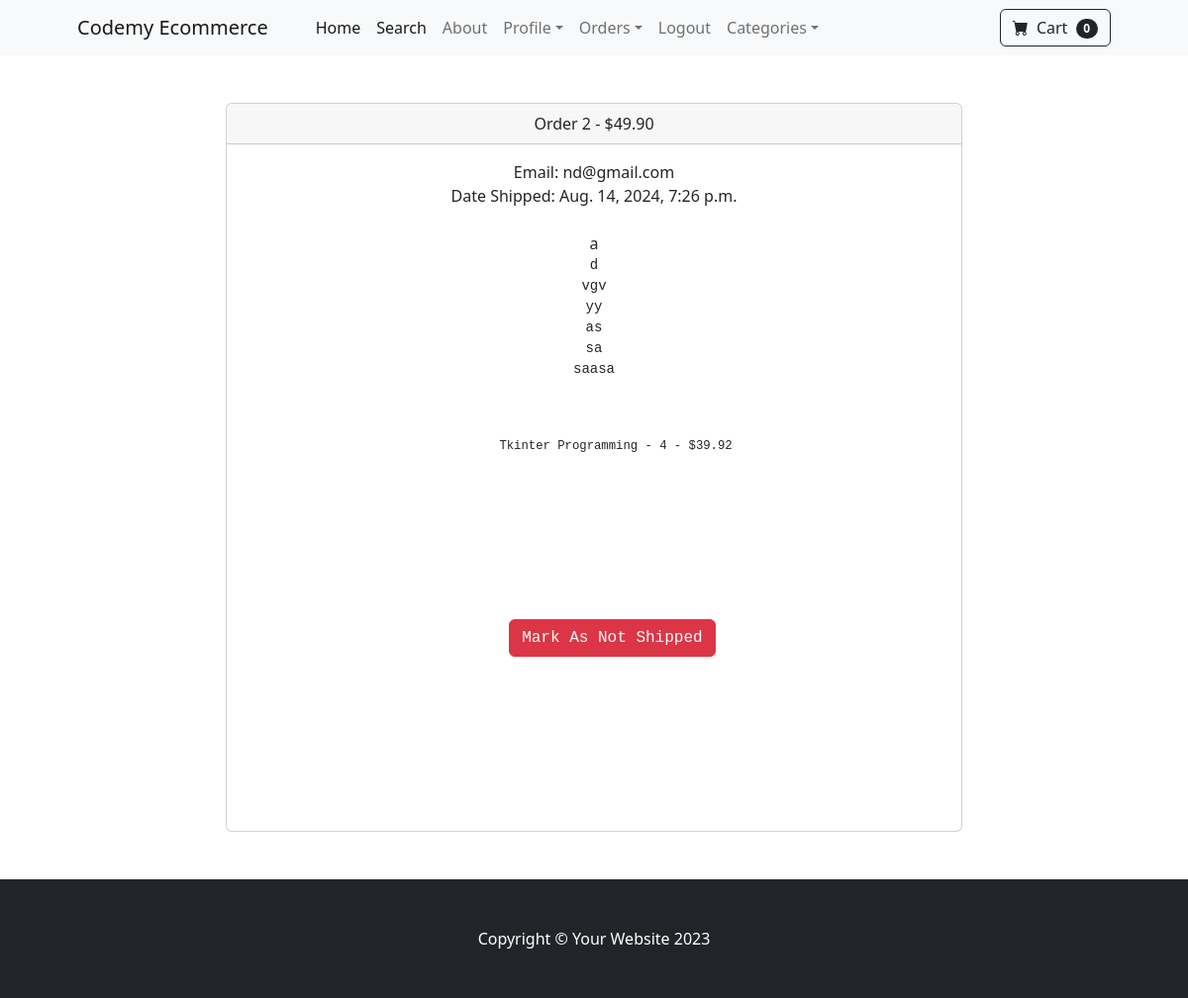
The app's page /payment/orders/2 (signed in) with its own data.
### payment/models.py (models this page shows, shortened)
class Order(models.Model):
    user = models.ForeignKey(User, on_delete=models.CASCADE, null=True, blank=True)
    full_name = models. CharField(max_length=250)
    email = models. EmailField(max_length=250)
    shipping_address = models.TextField(max_length=15000)
    amount_paid = models.DecimalField(max_digits=7, decimal_places=2)
    date_ordered = models.DateTimeField(auto_now_add=True)
    shipped = models.BooleanField(default=False)
    date_shipped = models.DateTimeField(blank=True , null=True)

class OrderItem(models.Model):
    order = models. ForeignKey(Order, on_delete=models.CASCADE, null=True)
    product = models. ForeignKey (Product, on_delete=models.CASCADE, null=True)
    user = models. ForeignKey (User, on_delete=models.CASCADE, null=True)
    quantity = models. PositiveBigIntegerField(default=1)
    price = models.DecimalField(max_digits=7, decimal_places=2)

### store/models.py (models this page shows)
class Product(models.Model):
    name = models.CharField(max_length=100 )
    price = models.DecimalField(default=0, decimal_places=2, max_digits=6)
    category = models.ForeignKey(Category , on_delete = models.CASCADE, default=1)
    description = models.CharField(max_length=250, default='', blank=True, null=True)
    image = models.ImageField(upload_to='uploads/product/')
    is_sale = models.BooleanField(default=False)
    sale_price = models.DecimalField(default=0, decimal_places=2, max_digits=6)
    def __str__(self):
        return self.name

### payment/views.py (the view, shortened to what this page needs)
# urls.py: path('orders/<int:pk>', views.orders , name='orders'),
def orders(request , pk):
    if request.user.is_authenticated and request.user.is_superuser:
        order = Order.objects.get(id=pk)
        items = OrderItem.objects.filter(order=pk)
        return render(request, 'payment/orders.html', {"order":order, "items":items})
    else:
        messages.success (request, "Access Denied")
        return redirect('home')

### cart/cart.py (called while the page is built)
    def __len__(self):
        return len(self.cart)

### cart/context_processors.py (called while the page is built)
def cart(request):
    context = {
        'cart':Cart (request)
    }
    return context

### payment/templates/payment/orders.html (shortened to what this page needs)
{% extends 'base.html' %}
{% block content %}
        <div class="container">
            <div class="row">
                <center>
                    <div class="col-8">
                        <br/><br/>
<div class="card">
  <div class="card-header">
    Order {{ order.id }} - ${{ order.amount_paid }}
  </div>
  <div class="card-body">
    Email: {{ order.email }}<br/>
    {% if order.date_shipped %}
      Date Shipped: {{ order.date_shipped}}
    {% else %}
      Date Ordered: {{ order.date_ordered}}
    {% endif %}
    <br/><br/>
    {{ order.full_name }}<br/>
    <pre>{{ order.shipping_address }}
    <pre/>
    {% for item in items %}
      {{ item.product }} - {{ item.quantity }} - ${{ item.price }}<br/>
    {% endfor %}
    <br/><br/>
    {% if not order.shipped %}
    <form method="POST">
      {% csrf_token %}
      <input type="hidden" name="shipping_status" value="true">
      <button type="Submit" class="btn btn-success">Mark As Shipped</button>
    <form/>
    {% else %}
    <from method="POST">
      <button type="Submit" class="btn btn-danger">Mark As Not Shipped</button>
    <from/>
    {% endif %}
    <br/>
  </div>
</div>
<br/><br/>
                    </div>
                </center>
            </div>
        </div>
{% endblock %}

### records on screen
Order: id "2", amount_paid "49.90", email "nd@gmail.com", date_shipped "Aug. 14, 2024, 7:26 p.m.", full_name "a", shipping_address "d vgv yy as sa saasa"
OrderItem: product "Tkinter Programming", quantity "4", price "39.92"

### other values on screen
{{ cart|length }} "0"
